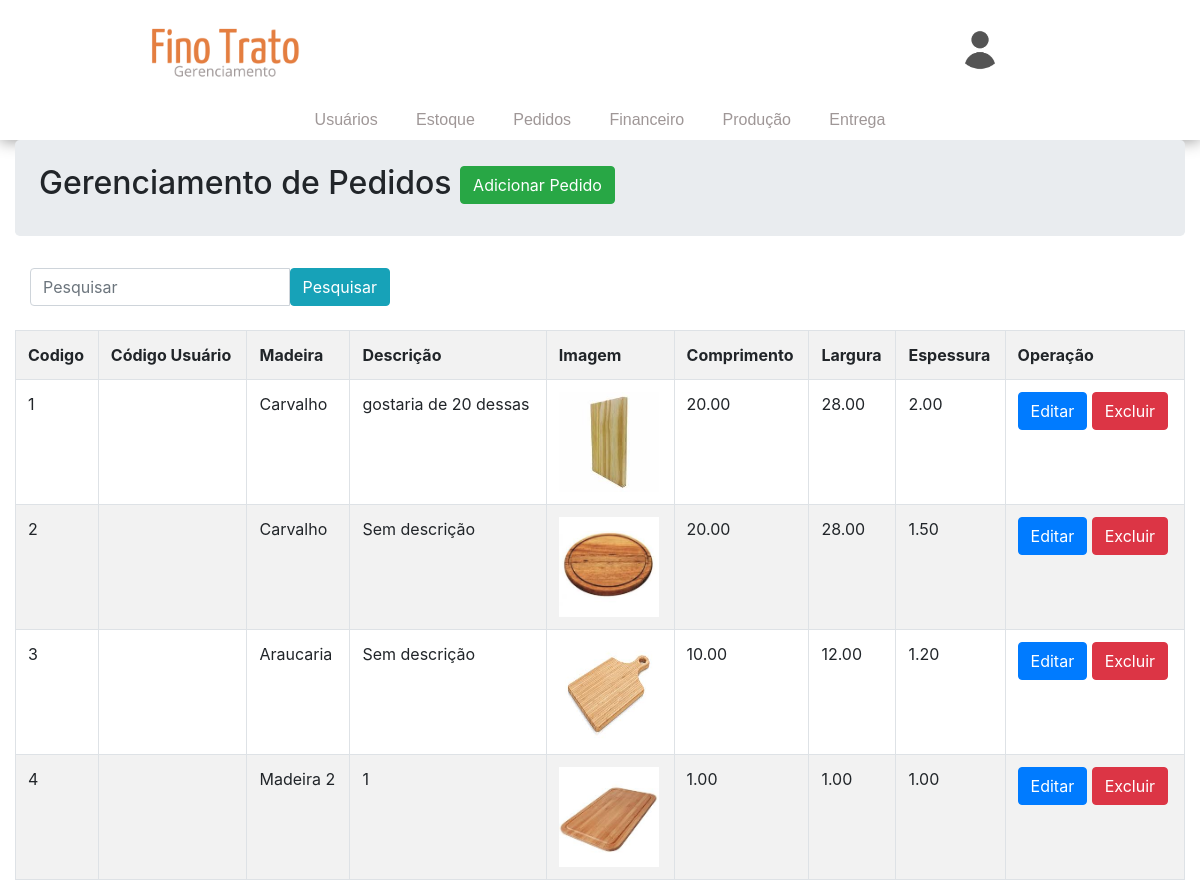
Page /models/pedidos.php (signed in) on the committed database.
### tables this page shows
CREATE TABLE `pedido` (
  `codigo` int(5) NOT NULL,
  `nomeUsuario` varchar(255) NOT NULL,
  `madeira` varchar(255) NOT NULL,
  `descricao` varchar(500) DEFAULT NULL,
  `imagem` varchar(255) NOT NULL,
  `comprimento` float(5,2) NOT NULL,
  `largura` float(5,2) NOT NULL,
  `espessura` float(5,2) NOT NULL
);

### models/pedidos.php (the view, shortened to what this page needs)
<?php
$conectar = mysqli_connect('localhost', 'root', '', 'finotrato');
$search = '';
?>
<!DOCTYPE html>
<html lang="pt-br">
<head>
    <link rel="stylesheet" type="text/css" href="style/style.css">
    <link rel="stylesheet" href="https://maxcdn.bootstrapcdn.com/bootstrap/4.0.0/css/bootstrap.min.css">
</head>
<body>
    <div class="top">
        <div class="topUp">
            <div class="leftTop">
                <div class="logo">
                    <a href="gerencia.php"><img src="img/adm_logo.png" width=150 height=75></a>
                </div>
            </div>
            <div class="middleTop"></div>
            <div class="rightTop">
                <div class="topUserImg">
                    <a href="login.php"><img src="img/lightmdUser.png" width=40 height=40></a>
                </div>
            </div>
        </div>
        <div class="topDown">
            <div class="navigation">
                <a href="usuarios.php">Usuários</a>
                <a href="estoque.php">Estoque</a>
                <a href="pedidos.php">Pedidos</a>
                <a href="financeiro.php">Financeiro</a>
                <a href="producao.php">Produção</a>
                <a href="entrega.php">Entrega</a>
            </div>
        </div>
    </div>
    <div class="container-fluid">
        <div class="row g-3">
            <div class="col md-12">
                <div class="jumbotron p-4">
                    <h2>Gerenciamento de Pedidos <button id="addBtn" type="button" class="btn btn-success" data-toggle="modal" data-target="#myModalCadastrar">Adicionar Pedido</button></h2>
                </div>
                <form method="POST" action="">
                    <div class="input-group mb-4 col-md-4">
                        <input class="form-control" name="search" id="exampleDataList" placeholder="Pesquisar" value="<?php echo htmlspecialchars($search); ?>">
                        <button type="submit" class="btn btn-info">Pesquisar</button>
                    </div>
                </form>
                <table class="table table-hover table-bordered table-striped" bordercolor="gray" class="table table-striped">
                    <tr>
                        <td><b>Codigo</b></td>
                        <td><b>Código Usuário</b></td>
                        <td><b>Madeira</b></td>
                        <td><b>Descrição</b></td>
                        <td><b>Imagem</b></td>
                        <td><b>Comprimento</b></td>
                        <td><b>Largura</b></td>
                        <td><b>Espessura</b></td>
                        <td><b>Operação</b></td>
                    </tr>
                    <?php
                    $consulta = "SELECT * FROM pedido";
                    $resultado = mysqli_query($conectar, $consulta);
                    while ($dados = mysqli_fetch_array($resultado)) {
                        echo "<tr>";
                        echo "<td>" . $dados['codigo'] . "</td>";
                        echo "<td>" . $dados['codUsuario'] . "</td>";
                        echo "<td>" . $dados['madeira'] . "</td>";
                        echo "<td>" . $dados['descricao'] . "</td>";
                        echo "<td><img src='" . $dados['imagem'] . "' width='100' height='100'></td>";
                        echo "<td>" . $dados['comprimento'] . "</td>";
                        echo "<td>" . $dados['largura'] . "</td>";
                        echo "<td>" . $dados['espessura'] . "</td>";
                        echo "<td>
                        <button type='button' class='btn btn-primary' data-toggle='modal' data-target='#myModalEditar'
                        onclick=\"fillEditModal('{$dados['codigo']}', '{$dados['codUsuario']}', '{$dados['madeira']}', '{$dados['descricao']}',
                        '{$dados['comprimento']}', '{$dados['largura']}', '{$dados['espessura']}')\">
                        Editar</button>
                        <button type='button' class='btn btn-danger' data-toggle='modal' data-target='#myModalExcluir'
                        onclick=\"fillDeleteModal('{$dados['codigo']}')\">
                        Excluir</button>
                    </td>";
                        echo "</tr>";
                    }
                    ?>
                </table>
            </div>
        </div>
</body>
</html>

### models/style/style.css (style rules this page uses)
* { margin: 0; padding: 0; }
body { background-color: white; width: 100%; font-family: Arial, sans-serif; }
.top { width: 100%; text-align: center; justify-content: center; display: flex; flex-direction: column; box-shadow: 0px 1px 15px rgb(153, 153, 153); background-color: rgb(255, 255, 255); }
.topUp { width: 100%; height: 100px; display: flex; text-align: center; justify-content: center; }
.topDown { width: 100%; height: 40px; display: flex; text-align: center; justify-content: center; }
.leftTop { width: 250px; display: flex; text-align: center; justify-content: center; }
.middleTop { display: flex; text-align: center; justify-content: center; }
.rightTop { width: 250px; display: flex; text-align: center; justify-content: center; }
.logo { width: 120px; display: flex; justify-content: center; align-items: center; }
.logo img { border-radius: 15px; }
.topUserImg { display: flex; justify-content: center; align-items: center; margin-left: 10px; margin-right: 0px; }
.navigation { width: 80%; display: flex; justify-content: center; align-items: center; }
.navigation a { display: flex; height: 30px; flex-direction: column; text-decoration: none; transition: background .3s; font-family: Arial; text-align: center; justify-content: center; margin-left: 2%; margin-right: 2%; color: #9f9797; font-size: 16; }
.topUserImg a { text-decoration: none; color: #9f9797; }

### models/pedidos.php (style rules this page uses)
.middleTop { width: 500px; }

### rows in the picture
pedido: codigo "1", madeira "Carvalho", descricao "gostaria de 20 dessas", imagem (picture), comprimento "20.00", largura "28.00", espessura "2.00"
pedido: codigo "2", madeira "Carvalho", descricao "Sem descrição", imagem (picture), comprimento "20.00", largura "28.00", espessura "1.50"
pedido: codigo "3", madeira "Araucaria", descricao "Sem descrição", imagem (picture), comprimento "10.00", largura "12.00", espessura "1.20"
pedido: codigo "4", madeira "Madeira 2", descricao "1", imagem (picture), comprimento "1.00", largura "1.00", espessura "1.00"
